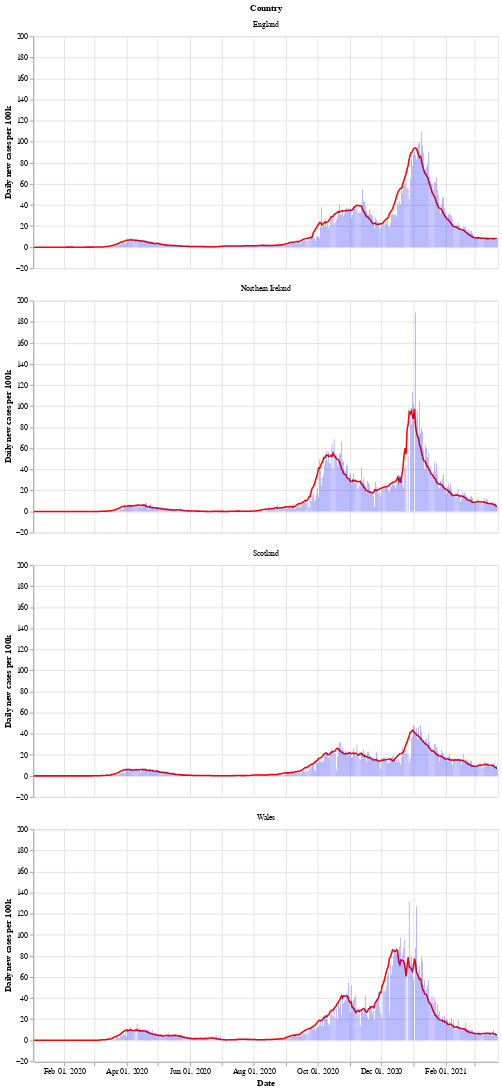

Notebook cell for this chart:
### Markdown cell above
Next is a bar chart of the number of new cases in each country (per 100k population), with the 7 day moving average of cases. Again we see that Wales saw a longer period of raising and falling cases compared to the other countries.

After a period of cases falling, each nation is now seeing a rise in the number of cases - especially in Wales.

### Code cell
# collapse
bars = alt.Chart(uk_cases).mark_bar().encode(
    x=alt.X("yearmonthdate(date):T", axis=alt.Axis(title='Date')),
    y=alt.Y("newCasesRate:Q", axis=alt.Axis(title='Daily new cases per 100k')),
    tooltip='newCasesRate',
    color=alt.condition(
        alt.datum.dailyChange > 0,
        alt.value("orange"),  # The positive color
        alt.value("blue")  # The negative color
    )
).properties(title='New cases per 100k population with rolling 7 day average', width=600).interactive()
line = alt.Chart(uk_cases).mark_line(
    color='red',
    size=2,
).transform_window(
    rolling_mean='mean(newCasesRate)',
    frame=[0, 7],
    groupby=['areaName']
).encode(
    x='yearmonthdate(date):T',
    y='rolling_mean:Q'
)
alt.layer(line, bars, data=uk_cases).facet(alt.Row('areaName', title='Country'), columns=1)

### Figure 1 — Vega-Lite specification as saved in the notebook (floating-point values rounded to 4 significant figures; data arrays with more than 128 entries replaced by an {"elided": "..."} marker saying what was removed)
{"config": {"view": {"continuousWidth": 400, "continuousHeight": 300}}, "data": {"name": "data-8238a7393d115160404c3c8254bebd39"}, "facet": {"type": "nominal", "field": "areaName", "title": "Country"}, "spec": {"layer": [{"mark": {"type": "line", "color": "red", "size": 2}, "encoding": {"x": {"type": "temporal", "field": "date", "timeUnit": "yearmonthdate"}, "y": {"type": "quantitative", "field": "rolling_mean"}}, "transform": [{"window": [{"op": "mean", "field": "newCasesRate", "as": "rolling_mean"}], "frame": [0, 7], "groupby": ["areaName"]}]}, {"mark": "bar", "encoding": {"color": {"condition": {"value": "orange", "test": "(datum.dailyChange > 0)"}, "value": "blue"}, "tooltip": {"type": "quantitative", "field": "newCasesRate"}, "x": {"type": "temporal", "axis": {"title": "Date"}, "field": "date", "timeUnit": "yearmonthdate"}, "y": {"type": "quantitative", "axis": {"title": "Daily new cases per 100k"}, "field": "newCasesRate"}}, "selection": {"selector002": {"type": "interval", "bind": "scales", "encodings": ["x", "y"]}}, "title": "New cases per 100k population with rolling 7 day average", "width": 600}]}, "columns": 1, "$schema": "https://vega.github.io/schema/vega-lite/v4.8.1.json", "datasets": {"data-8238a7393d115160404c3c8254bebd39": {"elided": "1780 records"}}}
